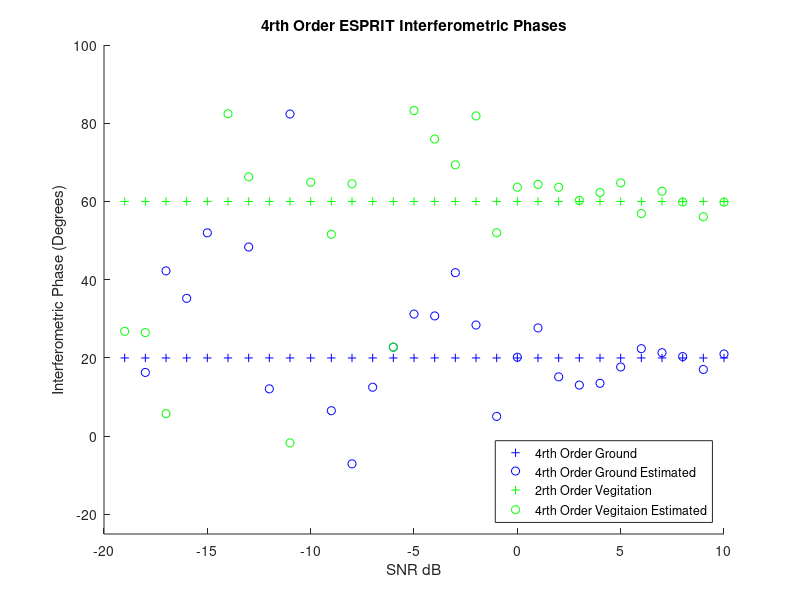
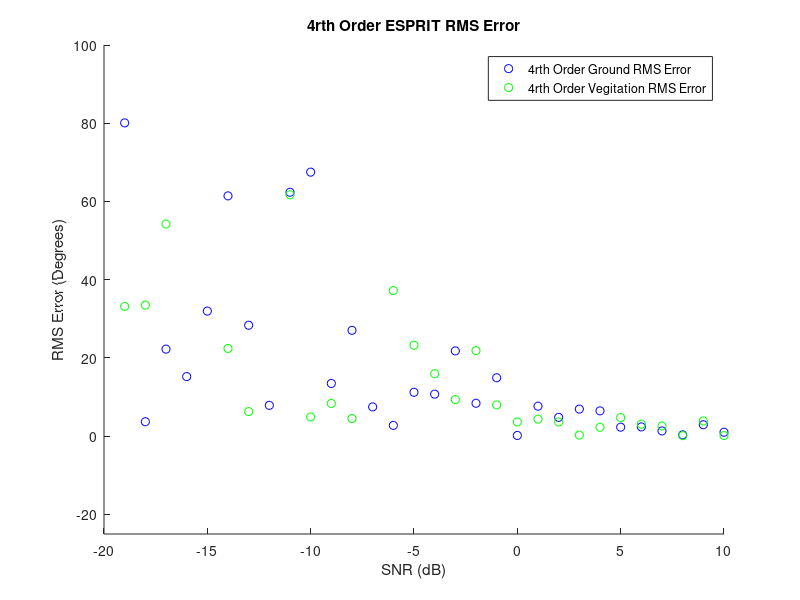
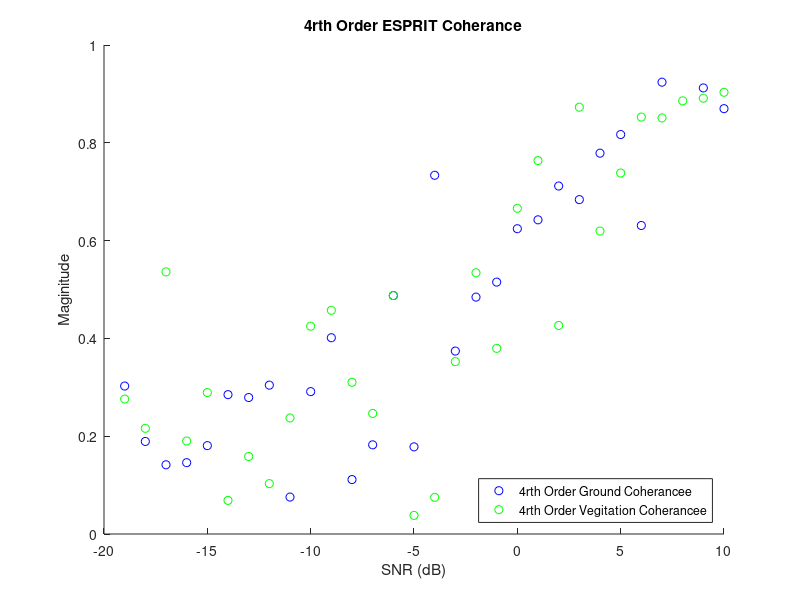

MATLAB code to generate these figures, in order:
%% Afric_Sim_test_ESPRIT
clc;clear;
%% Initializations

Averaged_samples = 1;
Window = 49;    %size of window
SNR_samples = 30;

alpha = 1; %ground weighting factor
beta = 1;   %veg weighting factor
G_O = 20;
ground_offset = G_O*pi/180; % ground interferomitry offset
V_O = 60;
vegitation_offset = V_O*pi/180;    % veg interferomitry offset
G_O_array = ones(SNR_samples,1)*G_O;
V_O_array = ones(SNR_samples,1)*V_O;

Pol_ground = [1;-1;0]/sqrt(2);
Pol_ground_4 = [1;1;0;-1;0;0]/sqrt(3); %ground
Pol_vegitation = [1;1;1]/sqrt(3);
Pol_vegitation_4 = [1;1;1;1;1;1]/sqrt(6); %vegitation

ground_phase_4 = zeros(SNR_samples,1);
ground_mag_4 = zeros(SNR_samples,1);
ground_phase_rmse_4 = zeros(SNR_samples,1);

vegitation_phase_4 = zeros(SNR_samples,1);
vegitation_mag_4 = zeros(SNR_samples,1);
vegitation_phase_rmse_4 = zeros(SNR_samples,1);

SNR = zeros(1,SNR_samples);
%% Matrix Construction
for Averaged_sample = 1:SNR_samples;
    
    SNR(Averaged_sample)=Averaged_sample-20;
    Noise = (10^(-SNR(Averaged_sample)/20))/sqrt(3);
    
    for unusedvariable = 1:Averaged_samples
        
        g =  Pol_ground*(sqrt(-2*log(1-rand(1,Window))).*exp(1i*2*pi*rand(1,Window)));
        v =  Pol_vegitation*(sqrt(-2*log(1-rand(1,Window))).*exp(1i*2*pi*rand(1,Window)));
        
        polfilter_4 = alpha*g + beta*v;
        s2 = alpha*exp(1i*ground_offset)*g + beta*exp(1i*vegitation_offset)*v;
        
        s1_Noise = polfilter_4 + Noise*sqrt(-2*log(1-rand(3,Window))).*exp(1i*2*pi*rand(3,Window));
        s2_Noise = s2 + Noise*sqrt(-2*log(1-rand(3,Window))).*exp(1i*2*pi*rand(3,Window));
       
        %% Fourth Order ESPRIT
        S1_4=[s1_Noise(1,:).*s1_Noise(1,:)
            s1_Noise(2,:).*s1_Noise(2,:)
            s1_Noise(3,:).*s1_Noise(3,:)
            s1_Noise(1,:).*s1_Noise(2,:)
            s1_Noise(1,:).*s1_Noise(3,:)
            s1_Noise(2,:).*s1_Noise(3,:)];
        
        S2_4=[s2_Noise(1,:).*s2_Noise(1,:)
            s2_Noise(2,:).*s2_Noise(2,:)
            s2_Noise(3,:).*s2_Noise(3,:)
            s2_Noise(1,:).*s2_Noise(2,:)
            s2_Noise(1,:).*s2_Noise(3,:)
            s2_Noise(2,:).*s2_Noise(3,:)];
        
        R1_4 = S1_4*S1_4'/Window;
        R2_4 = S1_4*S2_4'/Window;
        
        [eigenvec_4,eigenval_4] = eig(pinv(R1_4)*R2_4);
        
        polfilter_4 = abs(Pol_ground_4'*eigenvec_4);
        [~,srt_4] = sort(polfilter_4,'descend');
        ground_phase_4(Averaged_sample) = ground_phase_4(Averaged_sample) + 0.5*angle(eigenval_4(srt_4(1),srt_4(1)))/Averaged_samples;
        ground_mag_4(Averaged_sample) = ground_mag_4(Averaged_sample) + abs(eigenval_4(srt_4(1),srt_4(1)))/Averaged_samples;
        ground_phase_rmse_4(Averaged_sample) =  ground_phase_rmse_4(Averaged_sample) + ((ground_offset + 0.5*angle(eigenval_4(srt_4(1),srt_4(1))))^2)/Averaged_samples;
        
        polfilter_4 = abs(Pol_vegitation_4'*eigenvec_4);
        [~,srt_4] = sort(polfilter_4,'descend');
        vegitation_phase_4(Averaged_sample) = vegitation_phase_4(Averaged_sample) + 0.5*angle(eigenval_4(srt_4(1),srt_4(1)))/Averaged_samples;
        vegitation_mag_4(Averaged_sample) = vegitation_mag_4(Averaged_sample) + abs(eigenval_4(srt_4(1),srt_4(1)))/Averaged_samples;
        vegitation_phase_rmse_4(Averaged_sample) =  vegitation_phase_rmse_4(Averaged_sample) + ((vegitation_offset + 0.5*angle(eigenval_4(srt_4(1),srt_4(1))))^2)/Averaged_samples;
        
    end
end
ground_phase_rmse_4 = sqrt(ground_phase_rmse_4)*180/pi;
vegitation_phase_rmse_4 = sqrt(vegitation_phase_rmse_4)*180/pi;
%% Plotting Results

figure(1);
title('4rth Order ESPRIT Interferometric Phases');
xlabel('SNR dB');ylabel('Interferometric Phase (Degrees)');
hold on;
plot(SNR,G_O_array,'b+');
plot(SNR,-1*ground_phase_4*180/pi,'bo');
plot(SNR,V_O_array,'g+');
plot(SNR,-1*vegitation_phase_4*180/pi,'go');
legend('4rth Order Ground','4rth Order Ground Estimated','2rth Order Vegitation','4rth Order Vegitaion Estimated','Location','southeast')
axis([-20, 10, -25 100]);
hold off

figure(2)
title('4rth Order ESPRIT RMS Error')
xlabel('SNR (dB)');ylabel('RMS Error (Degrees)');
hold on;
plot(SNR,ground_phase_rmse_4,'bo');
plot(SNR,vegitation_phase_rmse_4,'go');
axis([-20, 10, -25 100]);
hold off;
legend('4rth Order Ground RMS Error','4rth Order Vegitation RMS Error','Location','northeast');

figure(3)
title('4rth Order ESPRIT Coherance');
xlabel('SNR (dB)');ylabel('Maginitude')
hold on;
plot(SNR,ground_mag_4,'bo');
plot(SNR,vegitation_mag_4,'go');
legend('4rth Order Ground Coherancee','4rth Order Vegitation Coherancee','Location','southeast');
axis([-20, 10, 0 1]);
hold off;
